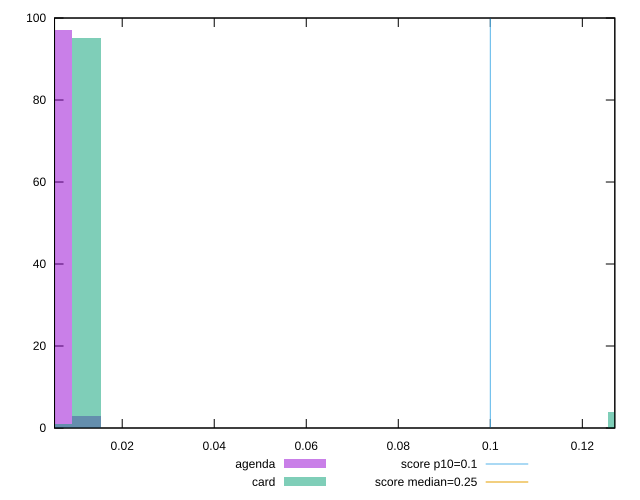

Write gnuplot code to recreate this figure.
reset

$agenda <<EOF
0.0061207276108163145 97
0.012241455221632629 3
EOF

$card <<EOF
0.1285352798271426 4
0.012241455221632629 95
0.0061207276108163145 1
EOF

set key outside below
set boxwidth 0.0061207276108163145
set xrange [0.005289688110351562:0.12706176386939155]
set yrange [0:100]
set trange [0:100]
set style fill transparent solid 0.5 noborder

set parametric
set terminal svg size 640, 500 enhanced background rgb 'white'
set output "reports/report_00031_2021-02-24T23-18-18.084Z/cumulative-layout-shift/comparison/histogram/1_vs_2.svg"

plot $agenda title "agenda" with boxes, \
     $card title "card" with boxes, \
     0.1,t title "score p10=0.1", \
     0.25,t title "score median=0.25"

reset
